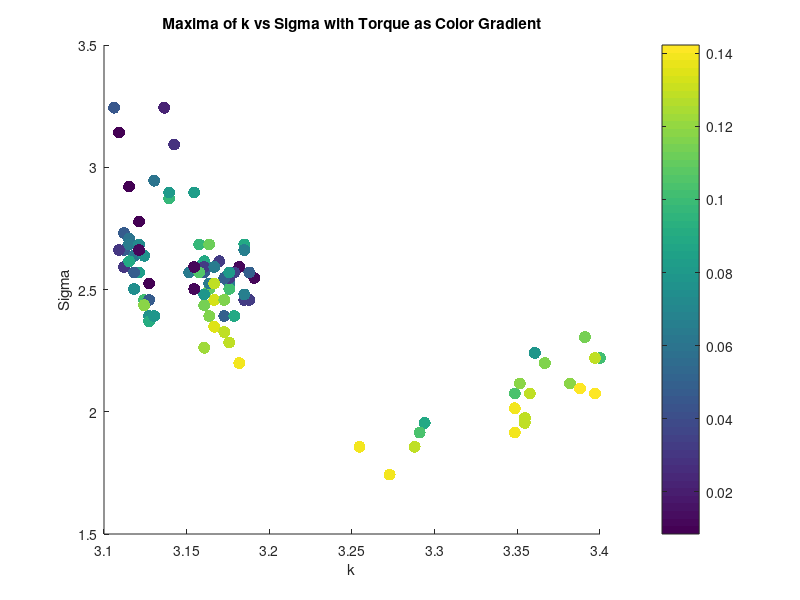

Write MATLAB code to recreate this figure. (Note: this script raises an error after producing the figure.)
clear all;
close all;


%% Torque Analysis
load('maxima_data.mat');
maxima_sigma = maxima_sigma.^2; % Square the sigma values for analysis
scatter(maxima_k, maxima_sigma, 75, torque_values, 'filled');
xlabel('k');
ylabel('Sigma');
title('Maxima of k vs Sigma with Torque as Color Gradient');
%Lable the colorbar as Torque
cbar = colorbar;
cbar.Label.String = 'Torque';
cbar.Label.FontSize = 14;
cbar.FontSize = 14;
colormap(jet); % Use a colormap that is suitable for continuous data
caxis([min(torque_values) max(torque_values)]);

grid on;
% K means clustering of torque into 10 clusters, taking mean of each cluster k, sigma and corr too
[cluster_idx, cluster_centers] = kmeans(torque_values', 10);
% Take the mean of each cluster
torque_means = zeros(10, 1);
torque_stds = zeros(10, 1);
sigma_means = zeros(10, 1);
sigma_stds = zeros(10, 1);
k_means = zeros(10, 1);
corr_means = zeros(10, 1);
for i = 1:10
    torque_means(i) = mean(torque_values(cluster_idx == i));
    torque_stds(i) = std(torque_values(cluster_idx == i));
    sigma_means(i) = mean(maxima_sigma(cluster_idx == i));
    k_means(i) = mean(maxima_k(cluster_idx == i));
    corr_means(i) = mean(maxima_corr(cluster_idx == i));
    sigma_stds(i) = std(maxima_sigma(cluster_idx == i));
end
% Plot the clusters
figure;
scatter(sigma_means, torque_means, 75, 'filled');
xlabel('Sigma');
ylabel('Torque');
zlabel('Torque');
title('Clustered Maxima of k vs Sigma with Torque as Color Gradient');
colorbar;
grid on;
% % Ensure data is sorted for polyfit
% [sigma_sorted, sort_idx] = sort(maxima_sigma);
% torque_sorted = torque_values(sort_idx);
% % Display correlation between torque and sigma
% disp('Correlation between Torque and Sigma:');
% disp(corr(torque_sorted', sigma_sorted'));
% % Display correlation between torque and sigma^2
% disp('Correlation between Torque and Sigma^2:');
% disp(corr(torque_sorted', sigma_sorted'.^2));
% % Polyfit for sigma vs torque (order 1 and 2)
% p1_sigma = polyfit(sigma_sorted, torque_sorted, 1);
% % Calculate fitted values and normalized MSE for sigma vs torque
% fitted_torque_p1_sigma = polyval(p1_sigma, sigma_sorted);
% mse_p1_sigma = mean((torque_sorted - fitted_torque_p1_sigma).^2);
% nmse_p1_sigma = mse_p1_sigma / var(torque_sorted);
% % Display results for sigma vs torque
% disp('Sigma vs Torque:');
% disp(['Order 1 nMSE: ', num2str(nmse_p1_sigma)]);
% %display correlation between torque and sigma
% % Plot for sigma vs torque with polynomial fits (first instance)
% figure;
% scatter(sigma_sorted, torque_sorted, 50, 'filled','DisplayName', 'Data');
% hold on;
% plot(sigma_sorted, fitted_torque_p1_sigma, '-r', 'DisplayName', ...
%     ['Order 1 Fit: y = ', num2str(p1_sigma(1)), 'x + ', num2str(p1_sigma(2)), ...
%     ', nMSE = ', num2str(nmse_p1_sigma)]);
% xlabel('Sigma');
% ylabel('Torque');
% title('Sigma vs Torque with Polynomial Fits');
% grid on;

% %Plot means of sigma as bar plot with variance as error bars
% figure;
% [sorted_sigma_means,idx] = sort(sigma_means);
% sorted_sigma_stds = sigma_stds(idx);
% bar(sorted_sigma_means.^2, 'FaceColor', [0.2 0.6 0.8], 'EdgeColor', 'k', 'LineWidth', 1.5);
% % Set the x-ticks to the cluster indices
% hold on;
% errorbar(sorted_sigma_means.^2,sorted_sigma_stds, 'k.', 'LineWidth', 1.5);
% ylim([1.95 2.85]);

% xlabel('Torque Number');
% ylabel('Mean Sigma^2');

% %Same Bar plot with torque means
% figure;
% [sorted_torque_means,idx_torque] = sort(torque_means);
% bar(sorted_torque_means, 'FaceColor', [0.2 0.6 0.8], 'EdgeColor', 'k', 'LineWidth', 1.5);
% hold on;
% errorbar(sorted_torque_means, torque_stds(idx_torque), 'k.', 'LineWidth', 1.5);
% xlabel('Torque Number');
% ylabel('Mean Torque');
% title('Mean Torque for Each Cluster with Error Bars');



% % Ensure data is sorted for polyfit
% [sigma_sorted, sort_idx] = sort(sigma_means);
% torque_sorted = torque_means(sort_idx);
% %Display correlation between torque and sigma
% disp('Correlation between Torque and Sigma:');
% disp(corr(torque_sorted, sigma_sorted));
% %Display correlation between torque and sigma^2
% disp('Correlation between Torque and Sigma^2:');
% disp(corr(torque_sorted, sigma_sorted.^2));
% % Polyfit for sigma vs torque (order 1 and 2)
% p1_sigma = polyfit(sigma_sorted, torque_sorted, 1);
% p2_sigma = polyfit(sigma_sorted, torque_sorted, 2);
% % Calculate zitted values and normalized MSE for sigma vs torque
% fitted_torque_p1_sigma = polyval(p1_sigma, sigma_sorted);
% fitted_torque_p2_sigma = polyval(p2_sigma, sigma_sorted);
% mse_p1_sigma = mean((torque_sorted - fitted_torque_p1_sigma).^2);
% mse_p2_sigma = mean((torque_sorted - fitted_torque_p2_sigma).^2);
% nmse_p1_sigma = mse_p1_sigma / var(torque_sorted);
% nmse_p2_sigma = mse_p2_sigma / var(torque_sorted);
% % Display results for sigma vs torque
% disp('Sigma vs Torque:');
% disp(['Order 1 nMSE: ', num2str(nmse_p1_sigma)]);
% disp(['Order 2 nMSE: ', num2str(nmse_p2_sigma)]);
% % Plot for sigma vs torque with polynomial fits (second instance)
% figure;
% scatter(sigma_sorted, torque_sorted, 50, 'filled', 'DisplayName', 'Data');
% hold on;
% % plot(sigma_sorted, fitted_torque_p1_sigma, '-r', 'DisplayName', ...
% %     ['Order 1 Fit: y = ', num2str(p1_sigma(1)), 'x + ', num2str(p1_sigma(2)), ...
% %     ', nMSE = ', num2str(nmse_p1_sigma)]);
% % plot(sigma_sorted, fitted_torque_p2_sigma, '--g', 'DisplayName', ...
% %     ['Order 2 Fit: y = ', num2str(p2_sigma(1)), 'x^2 + ', num2str(p2_sigma(2)), ...
% %     'x + ', num2str(p2_sigma(3)), ', nMSE = ', num2str(nmse_p2_sigma)]);
% xlabel('Sigma');
% ylabel('Torque');
% title('Sigma vs Torque with Polynomial Fits');
% grid on;



% %% Diameter Analysis
% % Saved as diameter_value, k_values(max_k_idx), sigma_values(max_sigma_idx), max_val
% load('maxima_data_Diam.mat');
% figure;
% load('maxima_data.mat');
% scatter(maxima_matrix(:, 2), maxima_matrix(:, 3), 75, maxima_matrix(:, 1), 'filled');
% xlabel('k');
% ylabel('Sigma');
% title('Characteristic K and Sigma for all Diameters');
% %Lable the colorbar as Torque
% cbar = colorbar;
% cbar.Label.String = 'Diameter';
% cbar.Label.FontSize = 14;
% cbar.FontSize = 14;
% colormap(jet); % Use a colormap that is suitable for continuous data
% caxis([min(maxima_matrix(:,1)) max(maxima_matrix(:, 1))]);
% grid on;


% % K vs d
% % Ensure data is sorted for polyfit
% [k_sorted, sort_idx] = sort(maxima_matrix(:, 2));
% d_sorted = maxima_matrix(sort_idx, 1);
% % Display correlation between d and k
% disp('Correlation between Diameter and k:');
% disp(corr(d_sorted, k_sorted));

% %plot for k vs diam with polynomial fits
% figure;
% scatter(k_sorted, d_sorted, 50, 'filled', 'DisplayName', 'Data');
% grid on;
% hold on;
% p1_k = polyfit(k_sorted, d_sorted, 1);
% fitted_d_p1_k = polyval(p1_k, k_sorted);
% mse_p1_k = mean((d_sorted - fitted_d_p1_k).^2);
% nmse_p1_k = mse_p1_k / var(d_sorted);
% disp('Diameter vs k:');
% disp(['Order 1 nMSE: ', num2str(nmse_p1_k)]);
% % plot(k_sorted, fitted_d_p1_k, '-r', 'DisplayName', ...
% %     ['Order 1 Fit: y = ', num2str(p1_k(1)), 'x + ', num2str(p1_k(2)), ...
% %     ', nMSE = ', num2str(nmse_p1_k)]);
% xlabel('k');
% ylabel('Diameter');
% title('k vs Diameter with Polynomial Fits');


% % Compute mean and std of sigma for each unique diameter
% unique_diameters = unique(maxima_matrix(:, 1));
% sigma_means_diameter = zeros(size(unique_diameters));
% sigma_stds_diameter = zeros(size(unique_diameters));

% for i = 1:length(unique_diameters)
%     sigma_values_for_diameter = maxima_matrix(maxima_matrix(:, 1) == unique_diameters(i), 3);
%     sigma_means_diameter(i) = mean(sigma_values_for_diameter);
%     sigma_stds_diameter(i) = std(sigma_values_for_diameter);
%     torque_values_for_diameter = maxima_matrix(maxima_matrix(:, 1) == unique_diameters(i), 4);
%     mean_torque_for_diameter(i) = mean(torque_values_for_diameter);
%     std_torque_for_diameter(i) = std(torque_values_for_diameter);
%     k_values_for_diameter = maxima_matrix(maxima_matrix(:, 1) == unique_diameters(i), 2);
%     mean_k_for_diameter(i) = mean(k_values_for_diameter);
%     std_k_for_diameter(i) = std(k_values_for_diameter);
% end

% %Scatter of mean k vs mean diameter
% figure;
% scatter(mean_k_for_diameter, unique_diameters, 75, 'filled', 'DisplayName', 'Data');
% xlabel('Mean k');
% ylabel('Mean Diameter');
% title('Mean k vs Mean Diameter');
% grid on;
% hold on;


% % Bar plot of mean sigma with error bars for each diameter
% figure;
% bar(unique_diameters, sigma_means_diameter, 'FaceColor', [0.2 0.6 0.8], 'EdgeColor', 'k', 'LineWidth', 1.5);
% hold on;
% errorbar(unique_diameters, sigma_means_diameter, sigma_stds_diameter, 'k.', 'LineWidth', 1.5);
% xlabel('Diameter');
% ylabel('Mean Sigma');
% title('Mean Sigma for Each Diameter with Error Bars');
% grid on;

% figure;
% % Bar plot of mean torque with error bars for each diameter
% bar(unique_diameters, mean_torque_for_diameter, 'FaceColor', [0.2 0.6 0.8], 'EdgeColor', 'k', 'LineWidth', 1.5);
% hold on;
% errorbar(unique_diameters, mean_torque_for_diameter, std_torque_for_diameter, 'k.', 'LineWidth', 1.5);
% xlabel('Diameter'); 
% ylabel('Mean Torque');
% title('Mean Torque for Each Diameter with Error Bars');
% grid on;